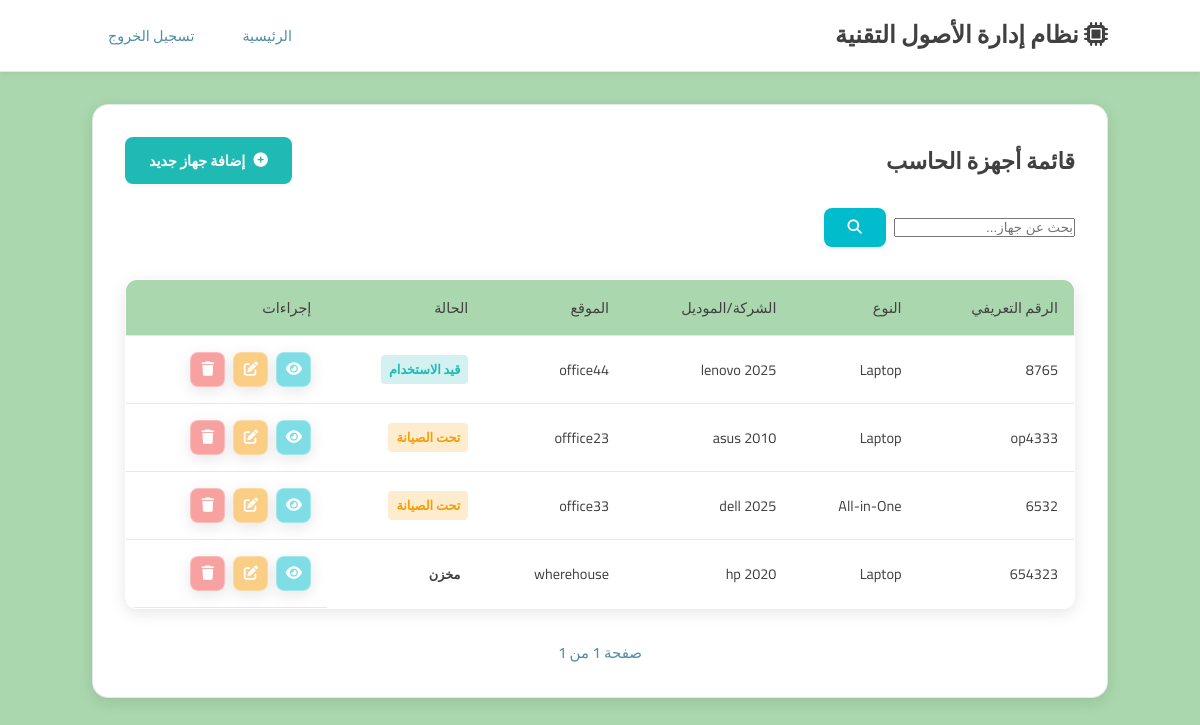
Page /computers/index.php on the committed database.
### tables this page shows
CREATE TABLE `computers` (
  `id` int(11) NOT NULL,
  `asset_tag` varchar(50) NOT NULL,
  `type` enum('Desktop','Laptop','All-in-One') NOT NULL,
  `make` varchar(50) NOT NULL,
  `model` varchar(50) NOT NULL,
  `serial_number` varchar(100) NOT NULL,
  `cpu` varchar(100) NOT NULL,
  `ram_gb` int(11) NOT NULL,
  `storage_type` enum('SSD','HDD') NOT NULL,
  `storage_gb` int(11) NOT NULL,
  `os` varchar(50) NOT NULL,
  `location` varchar(255) NOT NULL,
  `status` enum('قيد الاستخدام','تحت الصيانة','معطل','مخزن') NOT NULL DEFAULT 'قيد الاستخدام',
  `assigned_to` varchar(100) DEFAULT NULL,
  `purchase_date` date DEFAULT NULL,
  `warranty_expiry` date DEFAULT NULL,
  `notes` text DEFAULT NULL
);

### computers/index.php (the view, shortened to what this page needs)
<?php
require_once "../config.php";
 $page = isset($_GET['page']) && is_numeric($_GET['page']) ? (int)$_GET['page'] : 1;
 $records_per_page = 10;
 $offset = ($page - 1) * $records_per_page;
 $search = isset($_GET['search']) ? trim($_GET['search']) : '';
 $search_condition = $search ? "WHERE asset_tag LIKE '%$search%' OR make LIKE '%$search%' OR model LIKE '%$search%' OR location LIKE '%$search%'" : "";
 $sql = "SELECT id, asset_tag, type, make, model, location, status FROM computers $search_condition ORDER BY id DESC LIMIT ?, ?";
 $stmt = $conn->prepare($sql);
 $stmt->bind_param("ii", $offset, $records_per_page);
 $stmt->execute();
 $result = $stmt->get_result();
 $total_sql = "SELECT COUNT(*) as total FROM computers $search_condition";
 $total_result = $conn->query($total_sql);
 $total_records = $total_result->fetch_assoc()['total'];
 $total_pages = ceil($total_records / $records_per_page);
?>
<!DOCTYPE html>
<html lang="ar" dir="rtl">
<head>
    <link rel="stylesheet" href="../style.css">
    <link rel="stylesheet" href="https://cdnjs.cloudflare.com/ajax/libs/font-awesome/6.4.0/css/all.min.css">
</head>
<body>
    <header class="main-header">
        <div class="container">
            <h1><i class="fas fa-microchip"></i> نظام إدارة الأصول التقنية</h1>
            <nav>
                <a href="../index.php">الرئيسية</a>
                <a href="../logout.php">تسجيل الخروج</a>
            </nav>
        </div>
    </header>
    <main class="container">
        <div class="form-container">
            <div class="actions-bar">
                <h2>قائمة أجهزة الحاسب</h2>
                <a href="add.php" class="btn" style="background-color: var(--success-color);">
                    <i class="fas fa-plus-circle"></i> إضافة جهاز جديد
                </a>
            </div>
            <form class="search-form" method="GET" action="index.php">
                <input type="text" name="search" placeholder="بحث عن جهاز..." value="<?php echo htmlspecialchars($search); ?>">
                <button type="submit" class="btn"><i class="fas fa-search"></i></button>
            </form>
            <table class="employees-table">
                <thead>
                    <tr>
                        <th>الرقم التعريفي</th>
                        <th>النوع</th>
                        <th>الشركة/الموديل</th>
                        <th>الموقع</th>
                        <th>الحالة</th>
                        <th>إجراءات</th>
                    </tr>
                </thead>
                <tbody>
                    <?php if ($result->num_rows > 0): ?>
                        <?php while($row = $result->fetch_assoc()): ?>
                            <tr>
                                <td><?php echo htmlspecialchars($row['asset_tag']); ?></td>
                                <td><?php echo htmlspecialchars($row['type']); ?></td>
                                <td><?php echo htmlspecialchars($row['make'] . " " . $row['model']); ?></td>
                                <td><?php echo htmlspecialchars($row['location']); ?></td>
                                <td>
                                    <?php
                                    $status_class = '';
                                    $status_text = htmlspecialchars($row['status']);
                                    if (strtolower($row['status']) == 'قيد الاستخدام' || strtolower($row['status']) == 'يعمل') {
                                        $status_class = 'status-working';
                                    } elseif (strtolower($row['status']) == 'تحت الصيانة') {
                                        $status_class = 'status-maintenance';
                                    } elseif (strtolower($row['status']) == 'معطل' || strtolower($row['status']) == 'معطلة') {
                                        $status_class = 'status-broken';
                                    }
                                    echo '<span class="status-badge ' . $status_class . '">' . $status_text . '</span>';
                                    ?>
                                </td>
                                <td class='actions'>
                                    <a href='view.php?id=<?php echo $row['id']; ?>' class='view' title='عرض'><i class='fas fa-eye'></i></a>
                                    <a href='edit.php?id=<?php echo $row['id']; ?>' class='edit' title='تعديل'><i class='fas fa-edit'></i></a>
                                    <a href='delete.php?id=<?php echo $row['id']; ?>' class='delete delete-link' title='حذف'><i class='fas fa-trash'></i></a>
                                </td>
                            </tr>
                        <?php endwhile; ?>
                    <?php else: ?>
                        <tr><td colspan='6'>لا توجد أجهزة حاسب مسجلة</td></tr>
                    <?php endif; ?>
                </tbody>
            </table>
            <div class="pagination">
                <span class="page-info">صفحة <?php echo $page; ?> من <?php echo $total_pages; ?></span>
            </div>
        </div>
    </main>
</body>
</html>

### style.css (style rules this page uses)
:root { --bg-primary: #AAD7AD; --bg-secondary: #FFFFFF; --card-bg: rgba(255, 255, 255, 0.8); --card-border: #E2E8F0; --text-primary: #404040; --text-secondary: #4F8DA7; --accent-color: #00BCCC; --accent-hover: #1FBAB3; --success-color: #1FBAB3; --warning-color: #F59E0B; --danger-color: #EF4444; --shadow-light: rgba(0, 0, 0, 0.05); --shadow-medium: rgba(0, 0, 0, 0.1); --glow-color: rgba(0, 188, 204, 0.6); }
* { margin: 0; padding: 0; box-sizing: border-box; }
body { font-family: 'Cairo', sans-serif; font-size: 15px; background-color: var(--bg-primary); color: var(--text-primary); line-height: 1.6; }
.container { width: 90%; max-width: 1400px; margin: auto; padding: 0 2rem; }
.main-header { background-color: var(--bg-secondary); color: var(--text-primary); padding: 1rem 0; position: sticky; top: 0; z-index: 1000; border-bottom: 1px solid var(--card-border); box-shadow: 0 2px 4px var(--shadow-light); }
.main-header .container { display: flex; justify-content: space-between; align-items: center; }
.main-header h1 { font-size: 1.5rem; font-weight: 700; color: var(--text-primary); }
.main-header nav { display: flex; align-items: center; gap: 1rem; }
.main-header nav a { color: var(--text-secondary); text-decoration: none; font-size: 0.9rem; padding: 0.5rem 1rem; border-radius: 5px; transition: color 0.3s ease, background-color 0.3s ease, transform 0.2s ease, box-shadow 0.2s ease; }
.form-container { background: var(--bg-secondary); border: 1px solid var(--card-border); border-radius: 16px; padding: 2rem; box-shadow: 0 4px 15px var(--shadow-medium); margin-top: 2rem; }
.btn { display: inline-flex; align-items: center; gap: 0.5rem; background: var(--accent-color); color: #fff; padding: 0.75rem 1.5rem; border: none; border-radius: 8px; cursor: pointer; text-decoration: none; font-size: 0.9rem; font-family: 'Cairo', sans-serif; font-weight: 600; transition: all 0.3s ease; box-shadow: 0 2px 4px var(--shadow-light); position: relative; overflow: hidden; }
.btn::before { content: ''; position: absolute; top: 0; left: -100%; width: 100%; height: 100%; background: linear-gradient(90deg, transparent, rgba(255, 255, 255, 0.4), transparent); transition: left 0.5s ease; }
a { transition: all 0.3s ease, transform 0.2s ease, box-shadow 0.2s ease; }
.employees-table { width: 100%; margin-top: 2rem; border-collapse: collapse; background: var(--bg-secondary); border: 1px solid var(--card-border); border-radius: 12px; overflow: hidden; box-shadow: 0 4px 15px var(--shadow-medium); }
.employees-table th, .employees-table td { padding: 1rem; text-align: right; border-bottom: 1px solid var(--card-border); font-size: 0.9rem; }
.employees-table th { background: var(--bg-primary); color: var(--text-primary); font-weight: 500; }
.pagination { display: flex; justify-content: center; align-items: center; margin-top: 2rem; gap: 15px; }
.page-info { color: var(--text-secondary); font-weight: 500; }
.actions-bar { display: flex; justify-content: space-between; align-items: center; margin-bottom: 1.5rem; flex-wrap: wrap; gap: 1rem; }
.search-form { display: flex; align-items: center; }
.search-form input { margin-left: 0.5rem; }
.status-badge { display: inline-block; padding: 0.25rem 0.5rem; border-radius: 4px; font-size: 0.8rem; font-weight: 600; }
.status-working { background-color: rgba(31, 186, 179, 0.2); color: var(--success-color); }
.status-maintenance { background-color: rgba(245, 158, 11, 0.2); color: var(--warning-color); }
.actions { display: flex; gap: 0.5rem; }
.actions a { display: inline-flex; align-items: center; justify-content: center; width: 30px; height: 30px; border-radius: 50%; color: #fff; text-decoration: none; transition: all 0.3s ease; }
.actions .view { background-color: var(--accent-color); }
.actions .edit { background-color: var(--warning-color); }
.actions .delete { background-color: var(--danger-color); }
.actions a { display: inline-flex; align-items: center; justify-content: center; width: 35px; height: 35px; border-radius: 8px; color: #fff; text-decoration: none; font-size: 0.9rem; transition: all 0.3s ease; background: rgba(255, 255, 255, 0.15); backdrop-filter: blur(10px); -webkit-backdrop-filter: blur(10px); border: 1px solid rgba(255, 255, 255, 0.3); box-shadow: 0 4px 15px rgba(0, 0, 0, 0.1); }
.actions .view { background: rgba(0, 188, 204, 0.5); }
.actions .edit { background: rgba(245, 158, 11, 0.5); }
.actions .delete { background: rgba(239, 68, 68, 0.5); }

### rows in the picture
computers: asset_tag "8765", type "Laptop", make+model "lenovo 2025", location "office44", status "قيد الاستخدام"
computers: asset_tag "op4333", type "Laptop", make+model "asus 2010", location "offfice23", status "تحت الصيانة"
computers: asset_tag "6532", type "All-in-One", make+model "dell 2025", location "office33", status "تحت الصيانة"
computers: asset_tag "654323", type "Laptop", make+model "hp 2020", location "wherehouse", status "مخزن"

### other values in the picture
$total_pages "1"
